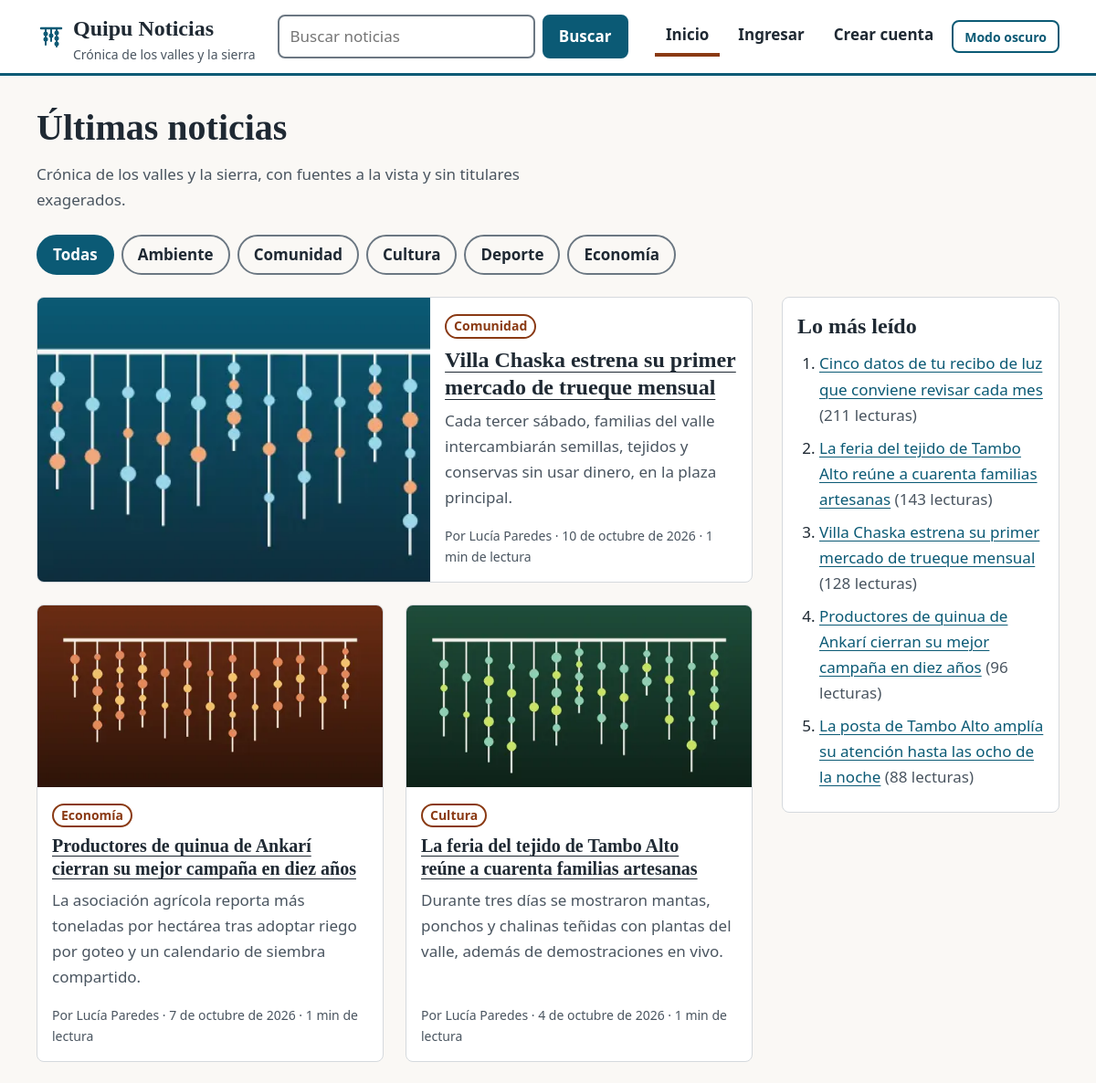
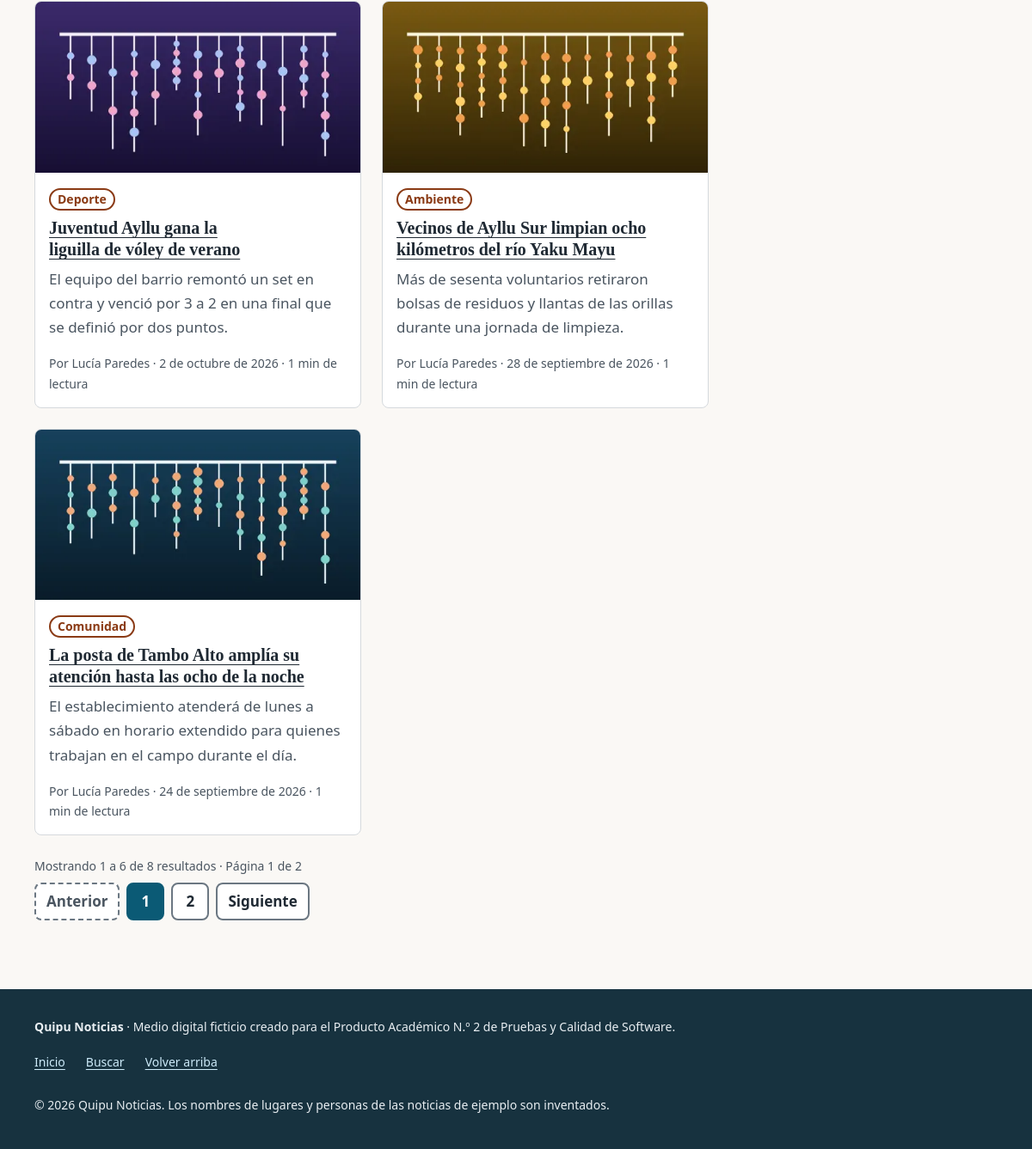
The page / on the database its author committed (2 pictures, top to bottom).
### tables this page shows
CREATE TABLE categorias (
    id           INT UNSIGNED NOT NULL AUTO_INCREMENT,
    nombre       VARCHAR(50)  NOT NULL,
    slug         VARCHAR(60)  NOT NULL,
    descripcion  VARCHAR(200) NOT NULL DEFAULT '',
    PRIMARY KEY (id),
    UNIQUE KEY uq_categorias_nombre (nombre),
    UNIQUE KEY uq_categorias_slug (slug)
);

CREATE TABLE noticias (
    id               INT UNSIGNED NOT NULL AUTO_INCREMENT,
    autor_id         INT UNSIGNED NOT NULL,
    categoria_id     INT UNSIGNED NOT NULL,
    titulo           VARCHAR(150) NOT NULL,
    slug             VARCHAR(190) NOT NULL,
    resumen          VARCHAR(300) NOT NULL,
    contenido        MEDIUMTEXT   NOT NULL,
    imagen           VARCHAR(80)  NULL,
    imagen_alt       VARCHAR(160) NULL,
    imagen_ancho     SMALLINT UNSIGNED NULL,
    imagen_alto      SMALLINT UNSIGNED NULL,
    estado           ENUM('borrador','publicada') NOT NULL DEFAULT 'borrador',
    minutos_lectura  TINYINT UNSIGNED NOT NULL DEFAULT 1,
    vistas           INT UNSIGNED NOT NULL DEFAULT 0,
    publicado_en     DATETIME NULL,
    creado_en        DATETIME NOT NULL,
    actualizado_en   DATETIME NOT NULL,
    PRIMARY KEY (id),
    UNIQUE KEY uq_noticias_slug (slug),
    KEY idx_noticias_estado_fecha (estado, publicado_en),
    KEY idx_noticias_cat_estado_fecha (categoria_id, estado, publicado_en),
    KEY idx_noticias_estado_vistas (estado, vistas),
    KEY idx_noticias_autor_creado (autor_id, creado_en),
    CONSTRAINT fk_noticias_autor FOREIGN KEY (autor_id) REFERENCES usuarios (id) ON DELETE RESTRICT ON UPDATE CASCADE,
    CONSTRAINT fk_noticias_categoria FOREIGN KEY (categoria_id) REFERENCES categorias (id) ON DELETE RESTRICT ON UPDATE CASCADE
);

CREATE TABLE usuarios (
    id             INT UNSIGNED NOT NULL AUTO_INCREMENT,
    nombre         VARCHAR(60)  NOT NULL,
    email          VARCHAR(120) NOT NULL,
    password_hash  VARCHAR(255) NOT NULL,
    rol            ENUM('admin','autor','lector') NOT NULL DEFAULT 'lector',
    activo         TINYINT(1)   NOT NULL DEFAULT 1,
    creado_en      DATETIME     NOT NULL,
    ultimo_acceso  DATETIME     NULL,
    PRIMARY KEY (id),
    UNIQUE KEY uq_usuarios_email (email),
    KEY idx_usuarios_rol (rol, activo)
);

### src/Core/Config.php (called while the page is built, shortened)
<?php
final class Config
{
    private static array $valores = [];
    public static function cargar(string $raiz): void
    {
        self::$valores = [];
    }
    public static function get(string $clave, ?string $porDefecto = null): ?string
    {
        $entorno = getenv($clave);
        return self::$valores[$clave] ?? $porDefecto;
    }
    public static function entero(string $clave, int $porDefecto): int
    {
        $valor = self::get($clave);
        return ($valor !== null && ctype_digit($valor)) ? (int) $valor : $porDefecto;
    }
}

### src/helpers.php (called while the page is built, shortened)
<?php
function e(?string $texto): string
{
    return htmlspecialchars((string) $texto, ENT_QUOTES | ENT_SUBSTITUTE, 'UTF-8');
}
function url(string $ruta = ''): string
{
    $base = rtrim((string) Config::get('APP_BASE', ''), '/');
    return $base . '/' . ltrim($ruta, '/');
}
function url_subida(string $archivo): string
{
    return url('uploads/' . rawurlencode($archivo));
}
function entero_param(string $campo, string $origen = 'GET'): int
{
    $fuente = $origen === 'POST' ? $_POST : $_GET;
    $v = $fuente[$campo] ?? '';
    return (is_string($v) && ctype_digit($v) && strlen($v) <= 10) ? (int) $v : 0;
}

### src/autoload.php (called while the page is built, shortened)
<?php
spl_autoload_register(static function (string $clase): void {
    $prefijo = 'Quipu\\';
    $relativa = substr($clase, strlen($prefijo));
    $archivo = QUIPU_ROOT . '/src/' . str_replace('\\', '/', $relativa) . '.php';
});
require_once __DIR__ . '/helpers.php';

### src/Repository/CategoriaRepository.php (called while the page is built, shortened)
<?php
final class CategoriaRepository
{
    public function conConteo(): array
    {
        $sql = "SELECT c.id, c.nombre, c.slug, c.descripcion, COUNT(n.id) AS total
                FROM categorias c
                LEFT JOIN noticias n ON n.categoria_id = c.id AND n.estado = 'publicada'
                GROUP BY c.id, c.nombre, c.slug, c.descripcion
                ORDER BY c.nombre";
        return $this->pdo->query($sql)->fetchAll();
    }
}

### src/Repository/NoticiaRepository.php (called while the page is built, shortened)
<?php
final class NoticiaRepository
{
    public function listarPublicadas(int $limite, int $offset, ?int $categoriaId = null): array
    {
        $sql = 'SELECT ' . self::COLUMNAS_LISTADO . ' ' . self::UNIONES . " WHERE n.estado = 'publicada'";
        $params = [];
        $sql .= ' ORDER BY n.publicado_en DESC, n.id DESC LIMIT :limite OFFSET :offset';
        return $this->ejecutar($sql, $params, $limite, $offset)->fetchAll();
    }
    public function contarPublicadas(?int $categoriaId = null): int
    {
        $sql = "SELECT COUNT(*) FROM noticias n WHERE n.estado = 'publicada'";
        $params = [];
        return (int) $this->ejecutar($sql, $params)->fetchColumn();
    }
    public function masLeidas(int $limite = 5): array
    {
        $sql = "SELECT n.id, n.titulo, n.slug, n.vistas FROM noticias n
                WHERE n.estado = 'publicada' ORDER BY n.vistas DESC, n.publicado_en DESC LIMIT :limite OFFSET :offset";
        return $this->ejecutar($sql, [], $limite, 0)->fetchAll();
    }
    private function ejecutar(string $sql, array $params, ?int $limite = null, ?int $offset = null): PDOStatement
    {
        $st = $this->pdo->prepare($sql);
        if ($limite !== null) {
            $st->bindValue(':limite', max(1, $limite), PDO::PARAM_INT);
        }
        if ($offset !== null) {
            $st->bindValue(':offset', max(0, $offset), PDO::PARAM_INT);
        }
        $st->execute();
        return $st;
    }
}

### src/Support/Paginador.php (called while the page is built, shortened)
<?php
final class Paginador
{
    public function __construct(int $total, int $porPagina, int $paginaSolicitada)
    {
        $this->total = max(0, $total);
        $this->porPagina = max(1, $porPagina);
        $this->totalPaginas = max(1, (int) ceil($this->total / $this->porPagina));
        $this->pagina = min(max(1, $paginaSolicitada), $this->totalPaginas);
        $this->offset = ($this->pagina - 1) * $this->porPagina;
    }
}

### src/Support/SubidaImagen.php (called while the page is built, shortened)
<?php
final class SubidaImagen
{
    public static function dimensionesMiniatura(int $ancho, int $alto): array
    {
        $anchoMini = min(self::ANCHO_MINIATURA, $ancho);
        return [$anchoMini, max(1, (int) round($alto * ($anchoMini / $ancho)))];
    }
    public static function miniatura(string $archivo): string
    {
        return (string) preg_replace('/\.(webp|jpg)$/', '_m.$1', $archivo);
    }
}

### src/Support/Formateador.php (called while the page is built, shortened)
<?php
final class Formateador
{
    public static function fecha(?string $fechaHora): string
    {
        try {
            $f = new DateTimeImmutable($fechaHora);
        } catch (\Exception) {
            return '';
        }
        return sprintf('%d de %s de %d', (int) $f->format('j'), self::MESES[(int) $f->format('n')], (int) $f->format('Y'));
    }
    public static function fechaIso(?string $fechaHora): string
    {
        try {
            return (new DateTimeImmutable($fechaHora))->format('Y-m-d\TH:i');
        } catch (\Exception) {
            return '';
        }
    }
}

### src/Support/TiempoLectura.php (called while the page is built, shortened)
<?php
final class TiempoLectura
{
    public static function etiqueta(int $minutos): string
    {
        return $minutos <= 1 ? '1 min de lectura' : $minutos . ' min de lectura';
    }
}

### public/index.php (the view, shortened to what this page needs)
<?php
$pdo = Database::conexion();
$noticias = new NoticiaRepository($pdo);
$categorias = new CategoriaRepository($pdo);
$categoriaActual = null;
$categoriaId = $categoriaActual !== null ? (int) $categoriaActual['id'] : null;
$total = $noticias->contarPublicadas($categoriaId);
$pag = new Paginador($total, Config::entero('PER_PAGE', 6), entero_param('pagina'));
$lista = $noticias->listarPublicadas($pag->porPagina, $pag->offset, $categoriaId);
$masLeidas = $noticias->masLeidas(5);
$listaCategorias = $categorias->conConteo();
require QUIPU_ROOT . '/templates/cabecera.php';
?>
<div class="encabezado-pagina">
    <h1><?= $categoriaActual !== null ? e($categoriaActual['nombre']) : 'Últimas noticias' ?></h1>
    <?php if ($categoriaActual !== null && $categoriaActual['descripcion'] !== ''): ?>
        <p><?= e($categoriaActual['descripcion']) ?></p>
    <?php else: ?>
        <p>Crónica de los valles y la sierra, con fuentes a la vista y sin titulares exagerados.</p>
    <?php endif; ?>
</div>
<nav class="filtros" aria-label="Categorías">
    <ul class="filtros__lista">
        <li><a class="filtro" href="<?= e(url('index.php')) ?>"<?= $categoriaActual === null ? ' aria-current="page"' : '' ?>>Todas</a></li>
        <?php foreach ($listaCategorias as $c): ?>
            <li>
                <a class="filtro" href="<?= e(url('index.php?categoria=' . rawurlencode((string) $c['slug']))) ?>"<?= (int) ($categoriaActual['id'] ?? 0) === (int) $c['id'] ? ' aria-current="page"' : '' ?>>
                    <?= e($c['nombre']) ?> <span class="solo-lector">(<?= (int) $c['total'] ?> noticias)</span>
                </a>
            </li>
        <?php endforeach; ?>
    </ul>
</nav>
<div class="disposicion disposicion--con-lateral">
    <section aria-labelledby="titulo-listado">
        <?php if ($lista === []): ?>
            <p class="aviso aviso--info" role="status"><strong>Aviso:</strong> Todavía no hay noticias publicadas en esta sección.</p>
        <?php else: ?>
            <ul class="rejilla">
                <?php foreach ($lista as $i => $n):
                    $prioridad = $i === 0;
                    $destacada = $i === 0 && $pag->pagina === 1;
                    ?>
                    <li<?= $destacada ? ' class="rejilla__ancho"' : '' ?>><?php require QUIPU_ROOT . '/templates/parciales/tarjeta_noticia.php'; ?></li>
                <?php endforeach; ?>
            </ul>
            <?php require QUIPU_ROOT . '/templates/parciales/paginacion.php'; ?>
        <?php endif; ?>
    </section>
    <aside class="lateral" aria-label="Contenido complementario">
        <section class="lateral__bloque" aria-labelledby="titulo-mas-leidas">
            <h2 id="titulo-mas-leidas">Lo más leído</h2>
            <?php if ($masLeidas === []): ?>
                <p class="texto-suave sin-margen">Aún no hay lecturas registradas.</p>
            <?php else: ?>
                <ol class="lateral__lista">
                    <?php foreach ($masLeidas as $m): ?>
                        <li><a href="<?= e(url('noticia.php?slug=' . rawurlencode((string) $m['slug']))) ?>"><?= e($m['titulo']) ?></a>
                            <span class="texto-suave">(<?= (int) $m['vistas'] ?> lecturas)</span></li>
                    <?php endforeach; ?>
                </ol>
            <?php endif; ?>
        </section>
    </aside>
</div>
<?php require QUIPU_ROOT . '/templates/pie.php'; ?>

### templates/parciales/tarjeta_noticia.php (shortened to what this page needs)
<?php
$prioridad = $prioridad ?? false;
$destacada = $destacada ?? false;
$enlace = url('noticia.php?slug=' . rawurlencode((string) $n['slug']));
?>
<article class="tarjeta<?= $destacada ? ' tarjeta--destacada' : '' ?>">
    <?php if (!empty($n['imagen'])):
        $miniatura = SubidaImagen::miniatura((string) $n['imagen']);
        [$anchoMini, $altoMini] = SubidaImagen::dimensionesMiniatura((int) $n['imagen_ancho'], (int) $n['imagen_alto']);
        $srcset = url_subida($miniatura) . ' ' . $anchoMini . 'w';
        if ((int) $n['imagen_ancho'] > $anchoMini) {
            $srcset .= ', ' . url_subida((string) $n['imagen']) . ' ' . (int) $n['imagen_ancho'] . 'w';
        }
        ?>
        <a class="tarjeta__enlace-imagen" href="<?= e($enlace) ?>" tabindex="-1" aria-hidden="true">
            <img class="tarjeta__imagen"
                 src="<?= e(url_subida($miniatura)) ?>"
                 srcset="<?= e($srcset) ?>"
                 sizes="(min-width: 62em) 22rem, (min-width: 48em) 45vw, 100vw"
                 width="<?= $anchoMini ?>" height="<?= $altoMini ?>"
                 alt=""
                 <?= $prioridad ? 'fetchpriority="high"' : 'loading="lazy"' ?>
                 decoding="async">
        </a>
    <?php endif; ?>
    <div class="tarjeta__cuerpo">
        <p class="sin-margen">
            <a class="etiqueta" href="<?= e(url('index.php?categoria=' . rawurlencode((string) $n['categoria_slug']))) ?>"><?= e($n['categoria_nombre']) ?></a>
        </p>
        <h2 class="tarjeta__titulo"><a href="<?= e($enlace) ?>"><?= e($n['titulo']) ?></a></h2>
        <p class="tarjeta__resumen"><?= e($n['resumen']) ?></p>
        <p class="tarjeta__meta">
            Por <?= e($n['autor_nombre']) ?> ·
            <time datetime="<?= e(Formateador::fechaIso($n['publicado_en'] ?? $n['creado_en'])) ?>"><?= e(Formateador::fecha($n['publicado_en'] ?? $n['creado_en'])) ?></time> ·
            <?= e(TiempoLectura::etiqueta((int) $n['minutos_lectura'])) ?>
        </p>
    </div>
</article>

### rows shown on the page
categorias: nombre "Ambiente"
categorias: nombre "Comunidad"
categorias: nombre "Cultura"
categorias: nombre "Deporte"
categorias: nombre "Economía"
noticias: shows a picture, categoria.nombre "Comunidad", titulo "Villa Chaska estrena su primer mercado de trueque mensual", resumen "Cada tercer sábado, familias del valle intercambiarán semillas, tejidos y conservas sin usar dinero, en la plaza principal.", autor.nombre "Lucía Paredes", publicado_en "10 de octubre de 2026", minutos_lectura "1 min de lectura", vistas "128"
noticias: shows a picture, categoria.nombre "Economía", titulo "Productores de quinua de Ankarí cierran su mejor campaña en diez años", resumen "La asociación agrícola reporta más toneladas por hectárea tras adoptar riego por goteo y un calendario de siembra compartido.", autor.nombre "Lucía Paredes", publicado_en "7 de octubre de 2026", minutos_lectura "1 min de lectura", vistas "96"
noticias: shows a picture, categoria.nombre "Cultura", titulo "La feria del tejido de Tambo Alto reúne a cuarenta familias artesanas", resumen "Durante tres días se mostraron mantas, ponchos y chalinas teñidas con plantas del valle, además de demostraciones en vivo.", autor.nombre "Lucía Paredes", publicado_en "4 de octubre de 2026", minutos_lectura "1 min de lectura", vistas "143"
noticias: shows a picture, categoria.nombre "Deporte", titulo "Juventud Ayllu gana la liguilla de vóley de verano", resumen "El equipo del barrio remontó un set en contra y venció por 3 a 2 en una final que se definió por dos puntos.", autor.nombre "Lucía Paredes", publicado_en "2 de octubre de 2026", minutos_lectura "1 min de lectura"
noticias: shows a picture, categoria.nombre "Ambiente", titulo "Vecinos de Ayllu Sur limpian ocho kilómetros del río Yaku Mayu", resumen "Más de sesenta voluntarios retiraron bolsas de residuos y llantas de las orillas durante una jornada de limpieza.", autor.nombre "Lucía Paredes", publicado_en "28 de septiembre de 2026", minutos_lectura "1 min de lectura"
noticias: shows a picture, categoria.nombre "Comunidad", titulo "La posta de Tambo Alto amplía su atención hasta las ocho de la noche", resumen "El establecimiento atenderá de lunes a sábado en horario extendido para quienes trabajan en el campo durante el día.", autor.nombre "Lucía Paredes", publicado_en "24 de septiembre de 2026", minutos_lectura "1 min de lectura", vistas "88"
noticias: titulo "Cinco datos de tu recibo de luz que conviene revisar cada mes", vistas "211"

### other values the page prints
$pag->desde() "1"
$pag->hasta() "6"
$pag->total "8"
$pag->pagina "1"
$pag->totalPaginas "2"
$numero "1"
$numero "2"
